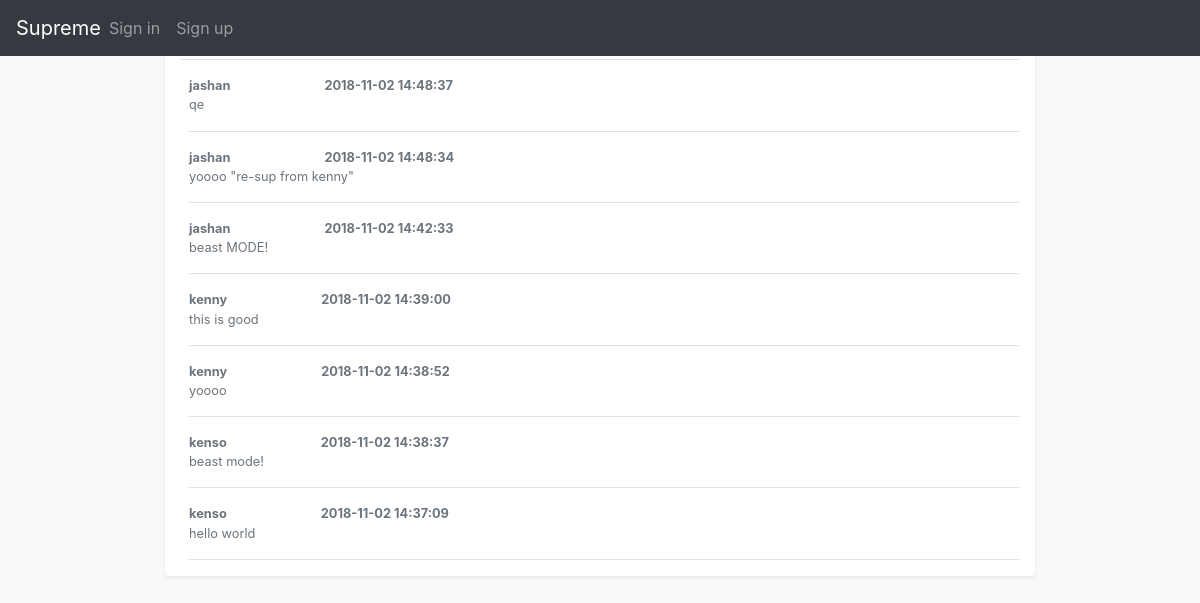
The page / on the database its author committed.
### tables this page shows
CREATE TABLE tweet(
                pk INTEGER PRIMARY KEY AUTOINCREMENT
            , user_id VARCHAR, content BLOB, time VARCHAR);

### src/controller/public.py (the view)
@controller.route('/',methods=['GET','POST'])
def globall():
    if request.method == 'GET':
        tweets = model.fetchall_tweets()
        list_of_tweets = []
        for _ in tweets:
            q = [_[1],_[2],_[3]]
            list_of_tweets.insert(0, q)
        return render_template('unauthorized/global.html', list_of_tweets=list_of_tweets)

### src/mappers/sqlite.py (called while the page is built)
    def __enter__(self):
        return self

    def __exit__(self,exception_type,exception_value,exception_traceback):
        if self.connection:
            if self.cursor:
                self.cursor.close()
            self.connection.commit()
            self.connection.close()

    def fetchall_tweets(self):
        self.cursor.execute(
            '''SELECT * FROM tweet;
            '''
        )
        list_tweets = self.cursor.fetchall()
        return list_tweets

### src/models/model.py (called while the page is built)
def fetchall_tweets():
    with Database(database) as db:
        return db.fetchall_tweets()

### src/templates/unauthorized/global.html (shortened to what this page needs)
<!doctype html>
<html lang="en">
  <head>
    <link href="https://getbootstrap.com/docs/4.1/dist/css/bootstrap.min.css" rel="stylesheet">
    <link href="https://getbootstrap.com/docs/4.1/examples/offcanvas/offcanvas.css" rel="stylesheet">
  </head>
  <body class="bg-light">
    <nav class="navbar navbar-expand-lg fixed-top navbar-dark bg-dark">
      <a class="navbar-brand mr-auto mr-lg-0" href="/">Supreme</a>
      <div class="navbar-collapse offcanvas-collapse" id="navbarsExampleDefault">
        <ul class="navbar-nav mr-auto">
          <li class="nav-item">
            <a class="nav-link" href="/login">Sign in</a>
          </li>
          <li class="nav-item">
            <a class="nav-link" href="/login_new">Sign up</a>
          </li>
        </ul>
      </div>
    </nav>
      <main role="main" class="container ml-6 col-lg-9">
        <div class="my-3 p-3 bg-white rounded shadow-sm">
          <h6 class="border-bottom border-gray pb-2 mb-0">Supremes
            <a href="/">Update</a>
          </h6>
          {% for user,tweet,time in list_of_tweets %}
              <div class="media text-muted pt-3">
                  <p class="media-body pb-3 mb-0 small lh-125 border-bottom border-gray">
                  <strong class="d-block text-gray-dark">{{ user }} &nbsp &nbsp &nbsp &nbsp &nbsp &nbsp &nbsp &nbsp &nbsp &nbsp &nbsp &nbsp &nbsp &nbsp &nbsp {{ time }}</strong>
                  {{ tweet }}
                  </p>
              </div>
          {% endfor %}
        </div>
      </main>
  </body>
  </body>
</html>

### rows shown on the page
tweet: user "jashan", time "2018-11-02 14:48:37", content "qe"
tweet: user "jashan", time "2018-11-02 14:48:34", content "yoooo \"re-sup from kenny\""
tweet: user "jashan", time "2018-11-02 14:42:33", content "beast MODE!"
tweet: user "kenny", time "2018-11-02 14:39:00", content "this is good"
tweet: user "kenny", time "2018-11-02 14:38:52", content "yoooo"
tweet: user "kenso", time "2018-11-02 14:38:37", content "beast mode!"
tweet: user "kenso", time "2018-11-02 14:37:09", content "hello world"
